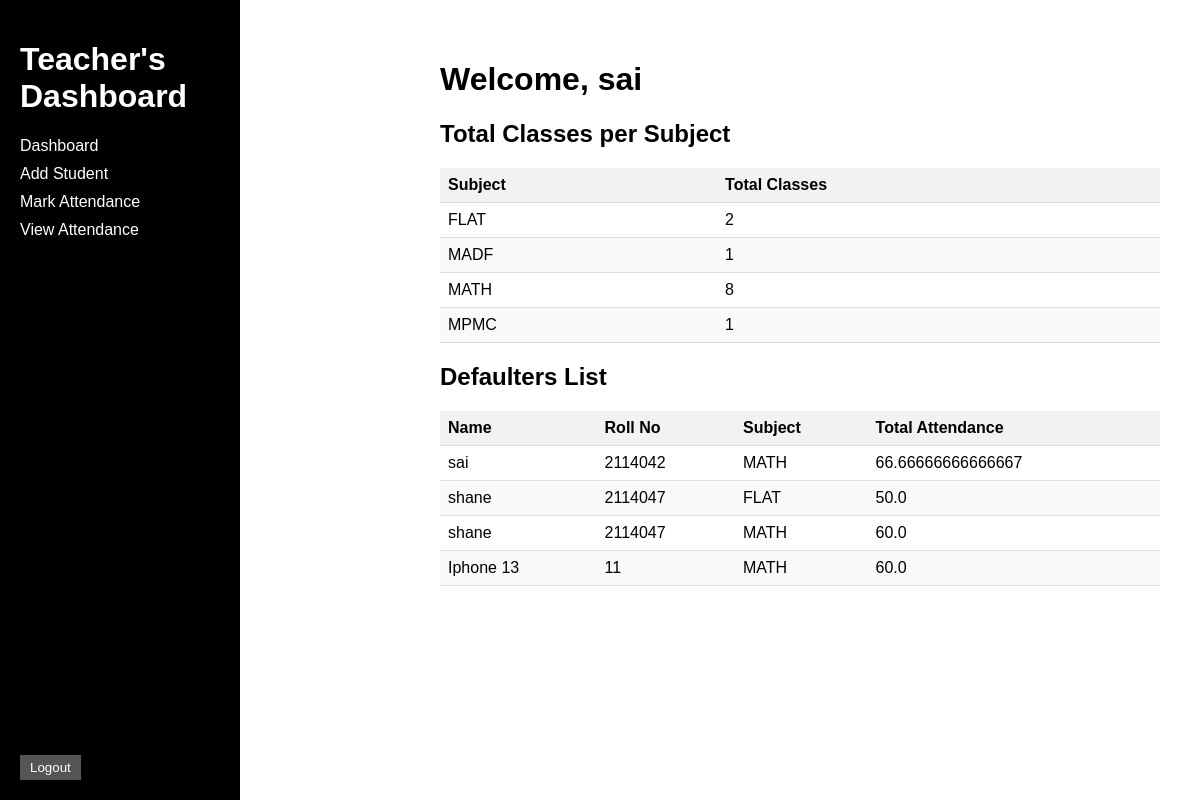
The page / (signed in) on the database its author committed.
### tables this page shows
CREATE TABLE students (
                id INTEGER PRIMARY KEY AUTOINCREMENT,
                name TEXT NOT NULL,
                roll_no INTEGER UNIQUE NOT NULL
            );

CREATE TABLE attendance (
                id INTEGER PRIMARY KEY AUTOINCREMENT,
                student_id INTEGER NOT NULL,
                subject TEXT NOT NULL,
                date TEXT NOT NULL,
                status TEXT NOT NULL,
                FOREIGN KEY (student_id) REFERENCES students (id)
            );

### app.py (the view)
@app.route('/')
def home():
    if 'username' not in session:
        return redirect(url_for('login'))
    c.execute("SELECT subject, COUNT(DISTINCT date) as total_classes FROM attendance GROUP BY subject")
    subject_data = c.fetchall()
    c.execute("SELECT students.name, students.roll_no, attendance.subject, (SUM(CASE WHEN attendance.status = 'Present' THEN 1 ELSE 0 END) * 100.0 / COUNT(attendance.id)) as attendance_percentage FROM students INNER JOIN attendance ON students.id = attendance.student_id GROUP BY students.id, attendance.subject HAVING attendance_percentage < 75")
    defaulters_data = c.fetchall()
    return render_template('index.html', subject_data=subject_data, defaulters_data=defaulters_data)

### templates/index.html (shortened to what this page needs)
{% extends 'base.html' %}
{% block content %}
    <div class="content">
        <h1>Welcome, {{ session['username'] }}</h1>
        <h2>Total Classes per Subject</h2>
        <table class="subject-table">
            <thead>
                <tr>
                    <th>Subject</th>
                    <th>Total Classes</th>
                </tr>
            </thead>
            <tbody>
                {% for subject in subject_data %}
                    <tr>
                        <td>{{ subject[0] }}</td>
                        <td>{{ subject[1] }}</td>
                    </tr>
                {% endfor %}
            </tbody>
        </table>
        <h2>Defaulters List</h2>
        {% if defaulters_data %}
            <table class="defaulters-table">
                <thead>
                    <tr>
                        <th>Name</th>
                        <th>Roll No</th>
                        <th>Subject</th>
                        <th>Total Attendance</th>
                    </tr>
                </thead>
                <tbody>
                    {% for defaulter in defaulters_data %}
                        <tr>
                            <td>{{ defaulter[0] }}</td>
                            <td>{{ defaulter[1] }}</td>
                            <td>{{ defaulter[2] }}</td>
                            <td>{{ defaulter[3] }}</td>
                        </tr>
                    {% endfor %}
                </tbody>
            </table>
        {% else %}
            <p>No defaulters found.</p>
        {% endif %}
    </div>
{% endblock %}

### templates/base.html (shortened to what this page needs)
<!DOCTYPE html>
<html>
<head>
</head>
<body>
    <div class="sidebar">
        <h1>Teacher's Dashboard</h1>
        <ul>
            <li><a href="{{ url_for('home') }}">Dashboard</a></li>
            <li><a href="{{ url_for('add_student') }}">Add Student</a></li>
            <li><a href="{{ url_for('mark_attendance') }}">Mark Attendance</a></li>
            <li><a href="{{ url_for('students_list') }}">View Attendance</a></li>
        </ul>
        <div class="logout">
            <form action="{{ url_for('logout') }}" method="POST">
                <button type="submit">Logout</button>
            </form>
        </div>
    </div>
    <div class="content">
        {% block content %}{% endblock %}
    </div>
</body>
</html>

### templates/base.html (style rules this page uses)
body { margin: 0; padding: 0; font-family: Arial, sans-serif; }
.sidebar { position: fixed; left: 0; top: 0; height: 100%; width: 200px; background-color: #000000; color: #fff; padding: 20px; }
.sidebar ul { list-style-type: none; padding: 0; margin: 0; }
.sidebar li { margin-bottom: 10px; }
.sidebar a { color: #fff; text-decoration: none; }
.logout { position: absolute; bottom: 60px; left: 20px; }
.logout button { color: #fff; background-color: #555; border: none; padding: 5px 10px; cursor: pointer; }
.content { margin-left: 200px; padding: 20px; }

### templates/index.html (style rules this page uses)
.subject-table { width: 100%; border-collapse: collapse; margin-bottom: 20px; }
.subject-table th, .subject-table td { padding: 8px; text-align: left; border-bottom: 1px solid #ddd; }
.subject-table th { background-color: #f2f2f2; font-weight: bold; }
.subject-table tr:nth-child(even) { background-color: #f9f9f9; }
.defaulters-table { width: 100%; border-collapse: collapse; margin-top: 20px; }
.defaulters-table th, .defaulters-table td { padding: 8px; text-align: left; border-bottom: 1px solid #ddd; }
.defaulters-table th { background-color: #f2f2f2; font-weight: bold; }
.defaulters-table tr:nth-child(even) { background-color: #f9f9f9; }

### rows shown on the page
students: username "sai", name "sai", roll_no "2114042", defaulter "MATH", defaulter "66.66666666666667"
attendance: subject "MADF", student "1"
attendance: subject "MPMC", student "1"
students: name "shane", roll_no "2114047", defaulter "FLAT", defaulter "50.0", defaulter "MATH", defaulter "60.0"
students: name "Iphone 13", roll_no "11", defaulter "MATH", defaulter "60.0"

### other values the page prints
{{ subject[0] }} "FLAT" "MATH"
{{ subject[1] }} "2" "8"
